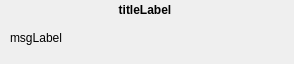
<?xml version="1.0" encoding="UTF-8"?>
<ui version="4.0">
 <class>notification</class>
 <widget class="QWidget" name="notification">
  <property name="geometry">
   <rect>
    <x>0</x>
    <y>0</y>
    <width>294</width>
    <height>64</height>
   </rect>
  </property>
  <property name="sizePolicy">
   <sizepolicy hsizetype="Minimum" vsizetype="Fixed">
    <horstretch>0</horstretch>
    <verstretch>0</verstretch>
   </sizepolicy>
  </property>
  <property name="windowTitle">
   <string>Form</string>
  </property>
  <widget class="QLabel" name="msgLabel">
   <property name="geometry">
    <rect>
     <x>10</x>
     <y>22</y>
     <width>270</width>
     <height>31</height>
    </rect>
   </property>
   <property name="text">
    <string>msgLabel</string>
   </property>
   <property name="wordWrap">
    <bool>true</bool>
   </property>
  </widget>
  <widget class="QLabel" name="titleLabel">
   <property name="geometry">
    <rect>
     <x>10</x>
     <y>0</y>
     <width>270</width>
     <height>20</height>
    </rect>
   </property>
   <property name="font">
    <font>
     <weight>75</weight>
     <bold>true</bold>
    </font>
   </property>
   <property name="text">
    <string>titleLabel</string>
   </property>
   <property name="alignment">
    <set>Qt::AlignCenter</set>
   </property>
  </widget>
 </widget>
 <resources/>
 <connections/>
</ui>
